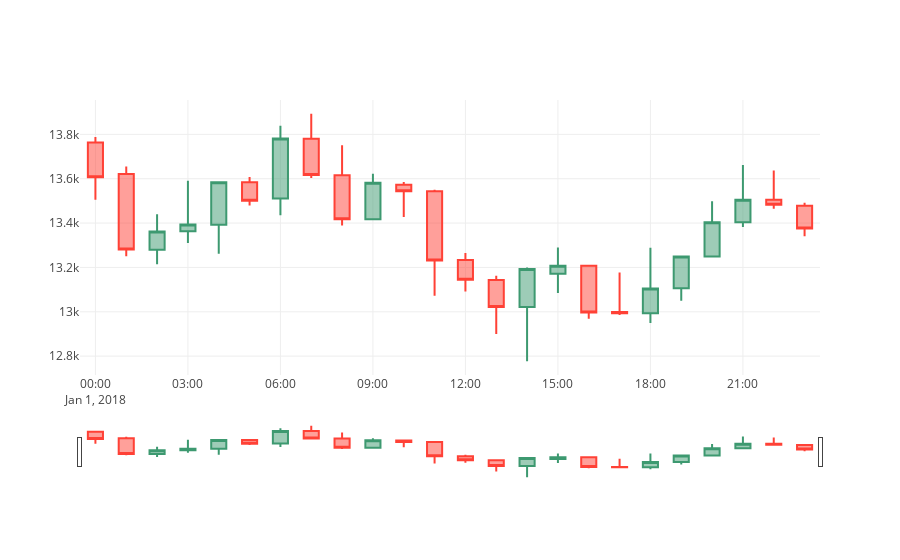

This figure's notebook cell:
### Markdown cell above
## PLOT

### Code cell
ohlcs = go.Candlestick(x=df_ohlc.index,
                       open=df_ohlc.open,
                       high=df_ohlc.high,
                       low=df_ohlc.low,
                       close=df_ohlc.close)
plotly.offline.iplot([ohlcs])
